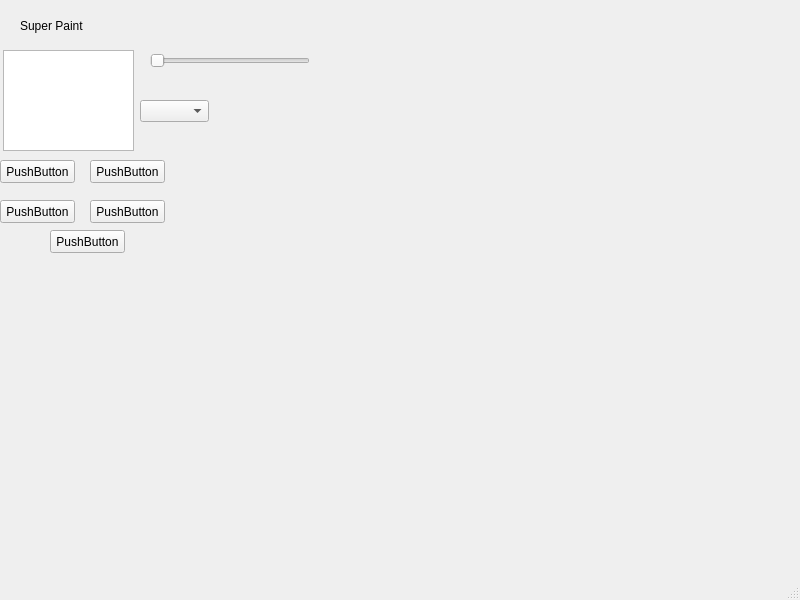
<?xml version="1.0" encoding="UTF-8"?>
<ui version="4.0">
 <class>MainWindow</class>
 <widget class="QMainWindow" name="MainWindow">
  <property name="geometry">
   <rect>
    <x>0</x>
    <y>0</y>
    <width>800</width>
    <height>600</height>
   </rect>
  </property>
  <property name="windowTitle">
   <string>MainWindow</string>
  </property>
  <widget class="QWidget" name="centralwidget">
   <widget class="QLabel" name="label">
    <property name="geometry">
     <rect>
      <x>20</x>
      <y>10</y>
      <width>71</width>
      <height>31</height>
     </rect>
    </property>
    <property name="text">
     <string>Super Paint</string>
    </property>
   </widget>
   <widget class="QComboBox" name="comboBox">
    <property name="geometry">
     <rect>
      <x>140</x>
      <y>100</y>
      <width>69</width>
      <height>22</height>
     </rect>
    </property>
   </widget>
   <widget class="QPushButton" name="pushButton">
    <property name="geometry">
     <rect>
      <x>0</x>
      <y>160</y>
      <width>75</width>
      <height>23</height>
     </rect>
    </property>
    <property name="text">
     <string>PushButton</string>
    </property>
   </widget>
   <widget class="QPushButton" name="pushButton_2">
    <property name="geometry">
     <rect>
      <x>0</x>
      <y>200</y>
      <width>75</width>
      <height>23</height>
     </rect>
    </property>
    <property name="text">
     <string>PushButton</string>
    </property>
   </widget>
   <widget class="QPushButton" name="pushButton_3">
    <property name="geometry">
     <rect>
      <x>90</x>
      <y>160</y>
      <width>75</width>
      <height>23</height>
     </rect>
    </property>
    <property name="text">
     <string>PushButton</string>
    </property>
   </widget>
   <widget class="QPushButton" name="pushButton_4">
    <property name="geometry">
     <rect>
      <x>90</x>
      <y>200</y>
      <width>75</width>
      <height>23</height>
     </rect>
    </property>
    <property name="text">
     <string>PushButton</string>
    </property>
   </widget>
   <widget class="QPlainTextEdit" name="plainTextEdit">
    <property name="geometry">
     <rect>
      <x>3</x>
      <y>50</y>
      <width>131</width>
      <height>101</height>
     </rect>
    </property>
   </widget>
   <widget class="QSlider" name="horizontalSlider">
    <property name="geometry">
     <rect>
      <x>150</x>
      <y>50</y>
      <width>160</width>
      <height>22</height>
     </rect>
    </property>
    <property name="orientation">
     <enum>Qt::Horizontal</enum>
    </property>
   </widget>
   <widget class="QPushButton" name="pushButton_5">
    <property name="geometry">
     <rect>
      <x>50</x>
      <y>230</y>
      <width>75</width>
      <height>23</height>
     </rect>
    </property>
    <property name="text">
     <string>PushButton</string>
    </property>
   </widget>
  </widget>
  <widget class="QMenuBar" name="menubar">
   <property name="geometry">
    <rect>
     <x>0</x>
     <y>0</y>
     <width>800</width>
     <height>21</height>
    </rect>
   </property>
  </widget>
  <widget class="QStatusBar" name="statusbar"/>
 </widget>
 <resources/>
 <connections/>
</ui>
